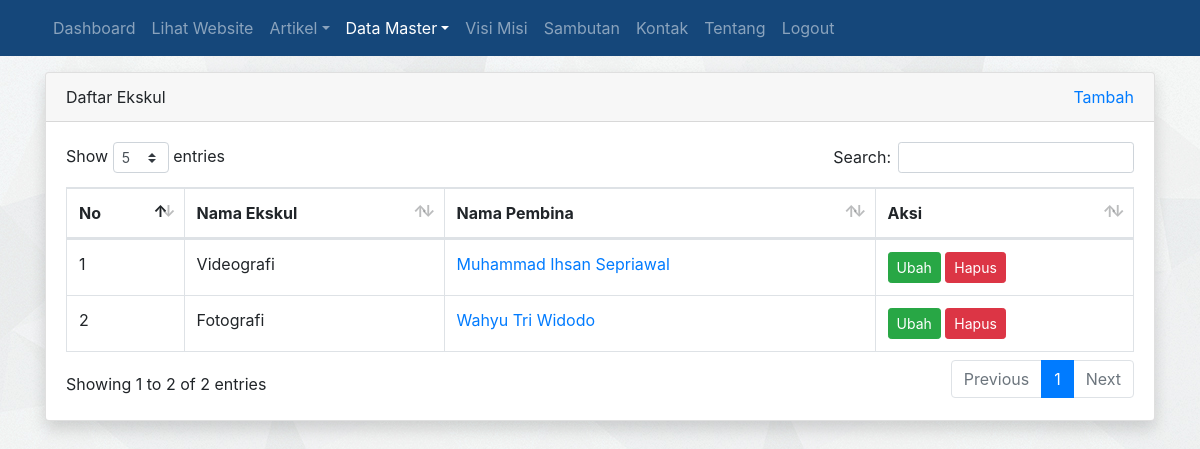
Screenshot of /admin/ekskul/index.php (signed in) with the database file from the repository.
### tables this page shows
CREATE TABLE `tbl_ekskul` (
  `id` int(11) NOT NULL,
  `nama_ekskul` varchar(50) DEFAULT NULL,
  `pembina` int(11) DEFAULT NULL
);

CREATE TABLE `tbl_guru` (
  `id` int(11) NOT NULL,
  `nama` varchar(100) DEFAULT NULL,
  `nip` int(10) DEFAULT NULL,
  `jenis_kelamin` enum('L','P') DEFAULT NULL,
  `no_hp` varchar(12) DEFAULT NULL,
  `tempat_lahir` varchar(50) DEFAULT NULL,
  `tanggal_lahir` date DEFAULT NULL,
  `mata_pelajaran` varchar(50) DEFAULT NULL,
  `alamat` varchar(100) DEFAULT NULL,
  `foto` varchar(100) DEFAULT NULL
);

### admin/ekskul/index.php (the view, shortened to what this page needs)
<?php
require_once '../../koneksi.php';
$query = mysqli_query($koneksi, "SELECT tbl_ekskul.id AS id, tbl_ekskul.nama_ekskul, tbl_ekskul.pembina, tbl_guru.nama, tbl_guru.id AS id_guru FROM tbl_ekskul LEFT JOIN tbl_guru on tbl_ekskul.pembina = tbl_guru.id");
$no = 1;
?>
<!DOCTYPE html>
<html>
<head>
	<link rel="stylesheet" href="../../resources/datatables/datatables.min.css">
	<link rel="stylesheet" href="../../resources/css/bootstrap.min.css">
</head>
<body>
	<?php require_once '../navbar.php'; ?>
	<div class="container mt-3">
		<div class="row">
			<div class="col">
				<div class="card shadow">
					<div class="card-header">
						<div class="clearfix">
							<div class="float-left">
								Daftar Ekskul
							</div>
							<div class="float-right">
								<a href="tambah.php">Tambah</a>
							</div>
						</div>
					</div>
					<div class="card-body">
						<table id="table_id" class="dataTable table table-bordered">
						    <thead>
						        <tr>
						            <th>No</th>
						            <th>Nama Ekskul</th>
						            <th>Nama Pembina</th>
						            <th>Aksi</th>
						        </tr>
						    </thead>
						    <tbody>
								<?php while($row = mysqli_fetch_assoc($query)) : ?>
						        	<tr>
						        		<td><?= $no++ ?></td>
						        		<td><?= $row['nama_ekskul'] ?></td>
						        		<td><a href="../guru/detail.php?id=<?= $row['id_guru'] ?>" target="_blank"><?= isset($row['nama']) ? $row['nama'] : '-' ?></a></td>
						        		<td>
						        			<a href="ubah.php?id=<?= $row['id'] ?>" class="btn btn-success btn-sm">Ubah</a>
											<a href="hapus.php?id=<?= $row['id'] ?>" class="btn btn-danger btn-sm" onclick="return confirm('apakah anda yakin?')">Hapus</a>
						        		</td>
						        	</tr>
								<?php endwhile; ?>
						    </tbody>
						</table>
					</div>
				</div>
			</div>
		</div>
	</div>
</body>
</html>

### resources/css/styles.css (style rules this page uses)
body { background-image: url('../images/bg_all.jpg'); }

### rows the page displays
tbl_ekskul: nama_ekskul "Videografi", pembina.nama "Muhammad Ihsan Sepriawal"
tbl_ekskul: nama_ekskul "Fotografi", pembina.nama "Wahyu Tri Widodo"
